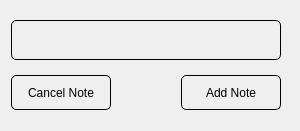
<?xml version="1.0" encoding="UTF-8"?>
<ui version="4.0">
 <class>add_task_widget</class>
 <widget class="QDialog" name="add_task_widget">
  <property name="geometry">
   <rect>
    <x>0</x>
    <y>0</y>
    <width>300</width>
    <height>131</height>
   </rect>
  </property>
  <property name="minimumSize">
   <size>
    <width>300</width>
    <height>0</height>
   </size>
  </property>
  <property name="maximumSize">
   <size>
    <width>300</width>
    <height>16777215</height>
   </size>
  </property>
  <property name="windowTitle">
   <string>Dialog</string>
  </property>
  <layout class="QVBoxLayout" name="verticalLayout">
   <item>
    <widget class="QTextEdit" name="new_task">
     <property name="minimumSize">
      <size>
       <width>270</width>
       <height>40</height>
      </size>
     </property>
     <property name="maximumSize">
      <size>
       <width>270</width>
       <height>40</height>
      </size>
     </property>
     <property name="styleSheet">
      <string notr="true">    QTextEdit {
        background-color: transparent;
        border: 1px solid black;
		border-radius:5px;
    }</string>
     </property>
    </widget>
   </item>
   <item>
    <layout class="QHBoxLayout" name="horizontalLayout">
     <property name="spacing">
      <number>0</number>
     </property>
     <property name="leftMargin">
      <number>0</number>
     </property>
     <property name="rightMargin">
      <number>8</number>
     </property>
     <item>
      <widget class="QPushButton" name="pushButton_2">
       <property name="minimumSize">
        <size>
         <width>100</width>
         <height>35</height>
        </size>
       </property>
       <property name="maximumSize">
        <size>
         <width>100</width>
         <height>35</height>
        </size>
       </property>
       <property name="styleSheet">
        <string notr="true">    QPushButton{
        background-color: transparent;
        border: 1px solid black;
		border-radius:5px;
		color:black;
    }</string>
       </property>
       <property name="text">
        <string>Cancel Note</string>
       </property>
      </widget>
     </item>
     <item>
      <spacer name="horizontalSpacer">
       <property name="orientation">
        <enum>Qt::Orientation::Horizontal</enum>
       </property>
       <property name="sizeHint" stdset="0">
        <size>
         <width>40</width>
         <height>20</height>
        </size>
       </property>
      </spacer>
     </item>
     <item>
      <widget class="QPushButton" name="pushButton">
       <property name="minimumSize">
        <size>
         <width>100</width>
         <height>35</height>
        </size>
       </property>
       <property name="maximumSize">
        <size>
         <width>100</width>
         <height>35</height>
        </size>
       </property>
       <property name="styleSheet">
        <string notr="true">    QPushButton{
        background-color: transparent;
        border: 1px solid black;
		border-radius:5px;
		color:black;
    }</string>
       </property>
       <property name="text">
        <string>Add Note</string>
       </property>
      </widget>
     </item>
    </layout>
   </item>
  </layout>
 </widget>
 <resources/>
 <connections/>
</ui>
